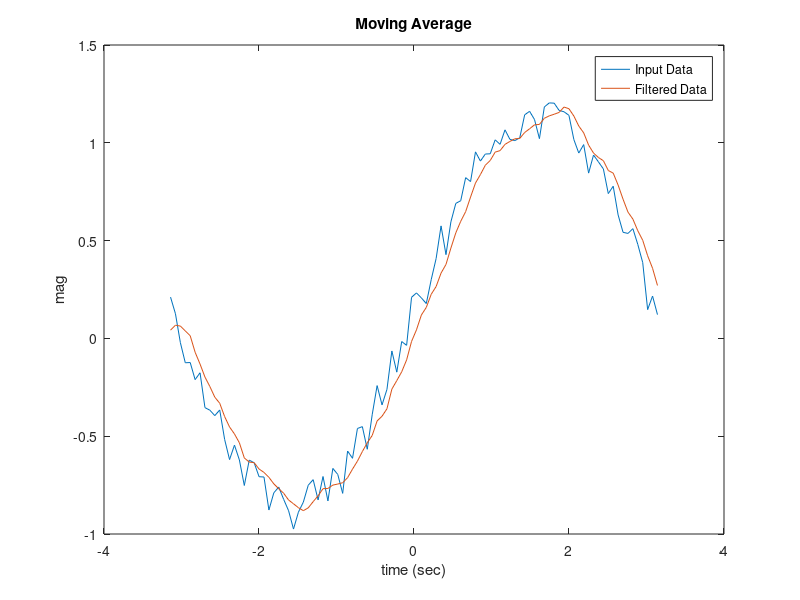

This chart was generated by the following MATLAB code:
% parameter setting
t = linspace(-pi,pi,100);

% generate signal
rng default  %initialize random number generator
x = sin(t) + 0.25*rand(size(t));

%% FIR Signal
% 5 order moving average.
windowSize = 5; 
b = (1/windowSize)*ones(1,windowSize);
a = 1;

% filtering
y = filter(b,a,x);

% plot
figure;
plot(t,x);
hold on;
plot(t,y);
legend('Input Data','Filtered Data');
xlabel('time (sec)');
ylabel('mag');
title("Moving Average");






